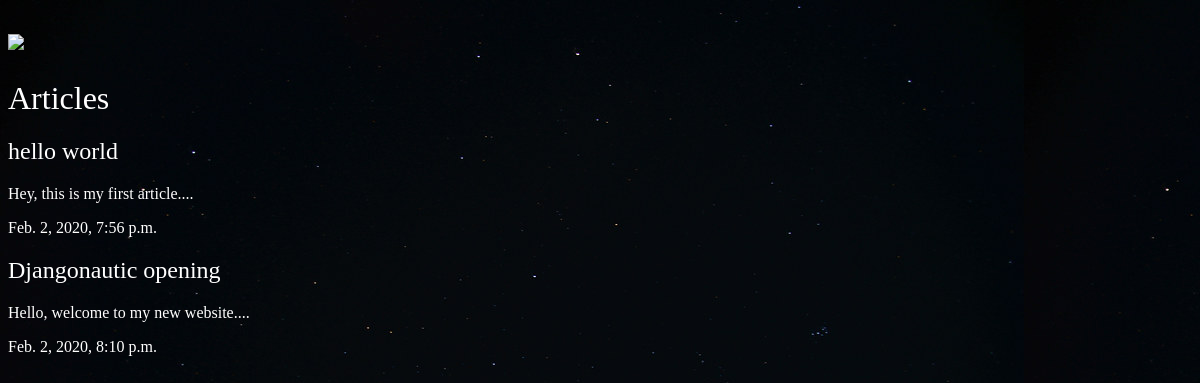
/articles/, run on an earlier commit of the app's database.
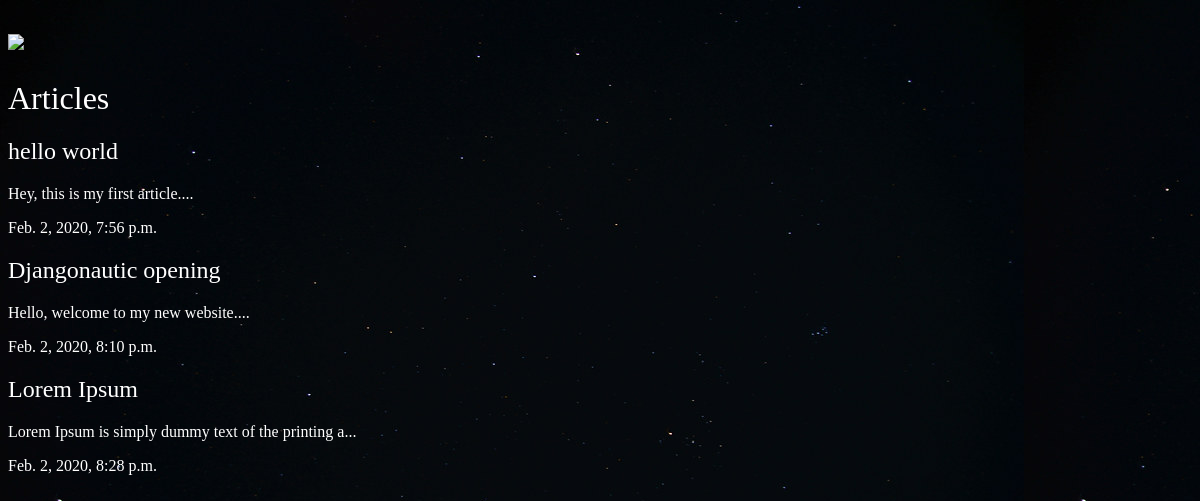
And on a later commit of the database.
### articles/models.py (models this page shows, shortened)
class Article(models.Model):
    title = models.CharField(max_length=100)
    slug = models.SlugField()
    body = models.TextField()
    date = models.DateTimeField(auto_now_add=True)
    thumb = models.ImageField(default='default.jpg', blank=True)
    def snippet(self):
        return self.body[:50] + "..."

### articles/views.py (the view)
# urls.py: path('', views.article_list, name='articles'),
def article_list(request):
    articles = Article.objects.all().order_by('date')
    return render(request, 'articles/article_list.html', {'articles':articles})

### articles/templates/articles/article_list.html
{% extends 'base_layout.html'%}
{% block content %}
<h1>Articles</h1>
<div class="articles">
  {% for article in articles %}
  <h2 class="articles"><a href="{% url 'detail' slug=article.slug%}">{{ article.title }}</a></h2>
  <p>{{ article.snippet }}</p>
  <p>{{ article.date }}</p>
  {% endfor %}
</div>
{% endblock %}

### templates/base_layout.html (shortened to what this page needs)
{% load static %}
<!DOCTYPE html>
<html lang="en">
<head>
  <link rel="stylesheet" href="{% static 'style.css' %}">
</head>
<body>
<div class="wrapper">
  <h1><a href="{% url 'articles' %}"><img src="{% static 'logo.png' %}"/></a></h1>
{% block content %} {% endblock %}
</div>
</body>
</html>

### static/style.css (style rules this page uses)
body { background-color: #0f121f; background-image: url(stars.jpg); background-repeat-y: no-repeat; color: #fff; }
body * { font-family: Ubuntu; }
h1, h2, h3, h4, h5 { font-weight: normal; marin: 0; }
a, a:hover, a:visited { color: #fff; text-decoration: none; }

What changed in the data, as far as the page shows it:
added Article: title "Lorem Ipsum", snippet "Lorem Ipsum is simply dummy text of the printing a...", date "Feb. 2, 2020, 8:28 p.m."
